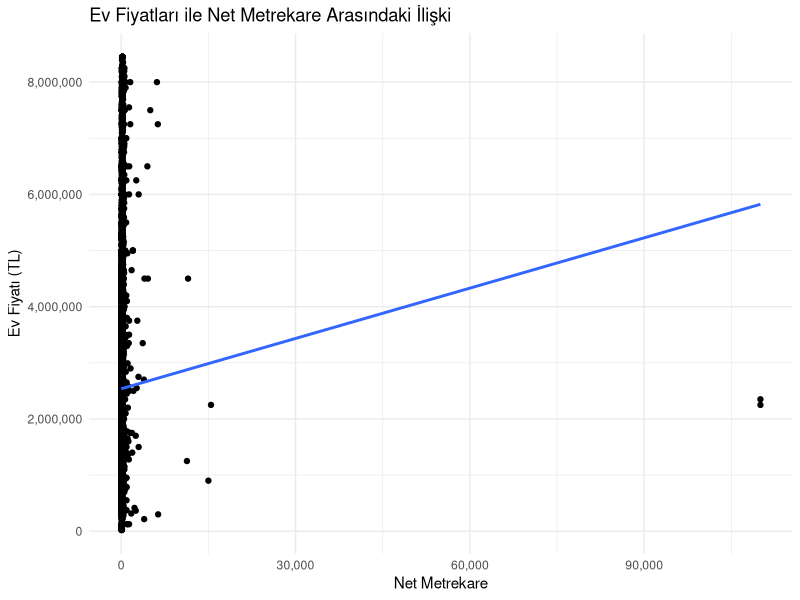
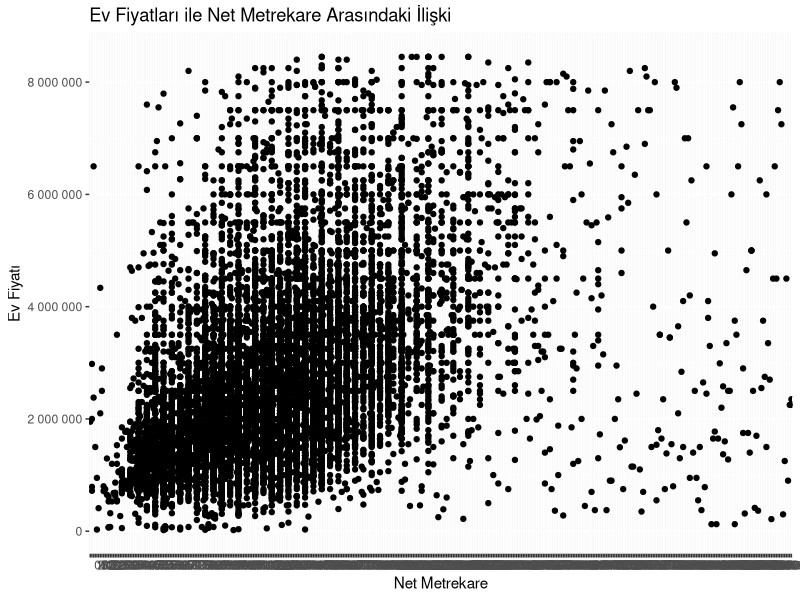
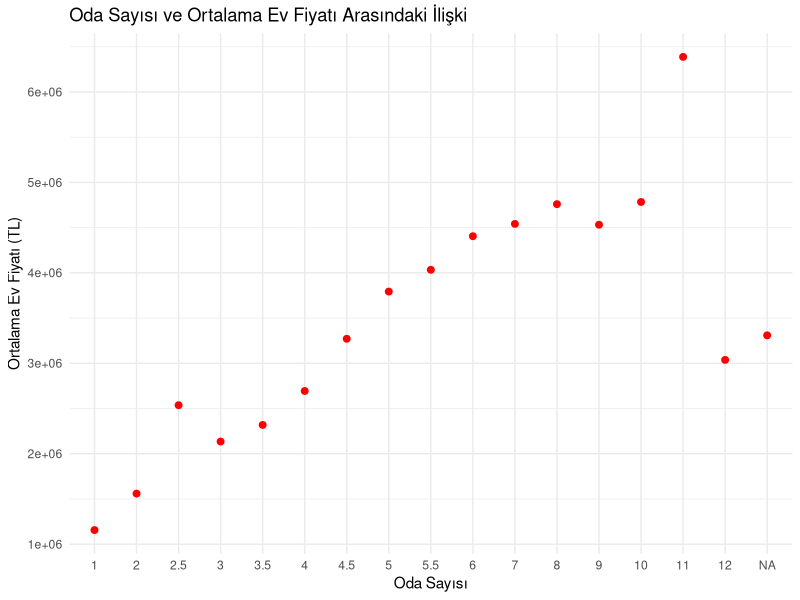
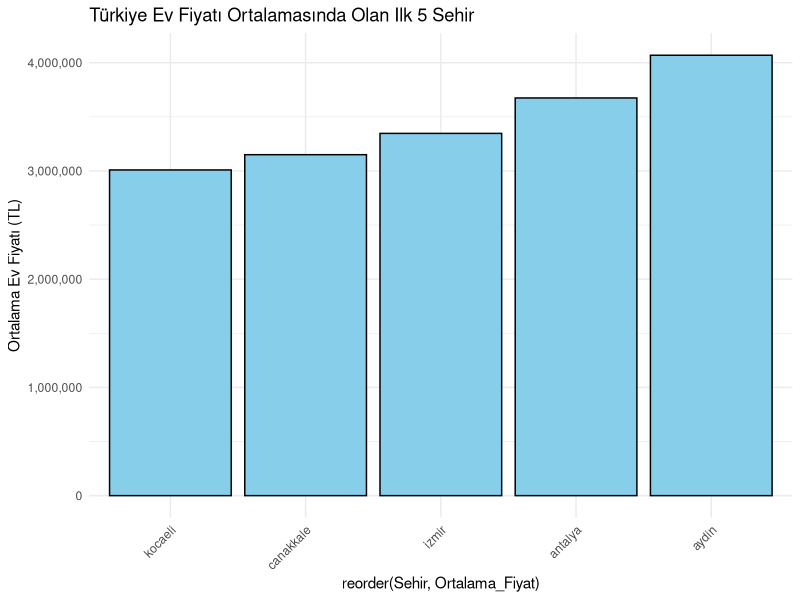
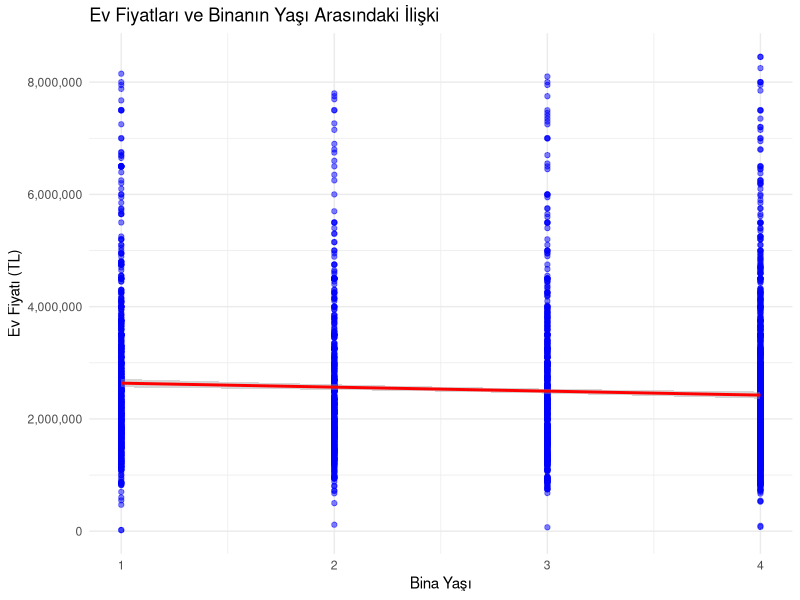

R code for these plots, in order:
## ---- chunk 1

library(readxl)
library(dplyr)
library(ggplot2)
library(scales)  # Sayı formatlamayı sağlamak için

# Veri setini okuma
veri <- read_excel("data/home_price_converted.xlsx")


# NA değerlerini medyan ile dolduralım (Net_Metrekare ve Fiyat sütunları)
veri_cleaned <- veri %>%
  mutate(
    Fiyat = ifelse(is.na(Fiyat), median(Fiyat, na.rm = TRUE), Fiyat),
    Net_Metrekare = ifelse(is.na(Net_Metrekare), median(Net_Metrekare, na.rm = TRUE), Net_Metrekare)
  )


# Ev fiyatlarındaki aykırı değerleri kaldırma
veri_cleaned <- veri_cleaned %>%
  filter(Fiyat < quantile(Fiyat, 0.95))


# Ev fiyatları ile net metrekare arasındaki ilişki
ggplot(veri_cleaned, aes(x = Net_Metrekare, y = Fiyat)) +
  geom_point() +
  geom_smooth(method = "lm", se = FALSE) +
  scale_y_continuous(labels = scales::comma_format()) +  # Ev fiyatını düzgün formatla (binlerce ayraçlı)
  scale_x_continuous(labels = scales::comma_format()) +  # Metrekareyi de düzgün formatla
  labs(
    title = "Ev Fiyatları ile Net Metrekare Arasındaki İlişki",
    x = "Net Metrekare",
    y = "Ev Fiyatı (TL)"
  ) +
  theme_minimal()  # Temiz tema


# Ev fiyatlarının bilimsel notasyon yerine normal sayılarla gösterilmesi
veri_cleaned$Fiyat <- format(veri_cleaned$Fiyat, scientific = FALSE)

# Net metrekareyi de düzenleyelim
veri_cleaned$Net_Metrekare <- format(veri_cleaned$Net_Metrekare, scientific = FALSE)

# Ev fiyatları ile net metrekare arasındaki ilişkiyi çizme
ggplot(veri_cleaned, aes(x = Net_Metrekare, y = as.numeric(Fiyat))) +  # Fiyatı sayıya çeviriyoruz
  geom_point() +
  geom_smooth(method = "lm", se = FALSE) +
  labs(title = "Ev Fiyatları ile Net Metrekare Arasındaki İlişki", x = "Net Metrekare", y = "Ev Fiyatı") +
  scale_y_continuous(labels = label_number(scale = 1, suffix = ""))  # Binlik ayırıcı ekler


## ---- chunk 2

options(warn = -1)


# Oda Sayısı ve Fiyat sütunlarındaki NA değerlerini ortalama ile dolduralım
veri_cleaned$Oda_Says <- as.numeric(veri_cleaned$Oda_Sayisi)  # Sayısal formata dönüştür
veri_cleaned$Fiyat <- as.numeric(veri_cleaned$Fiyat)  # Fiyatı sayısal yapalım

# Hatalı NA değerlerini medyan ile dolduralım
veri_cleaned$Oda_Says[is.na(veri_cleaned$Oda_Sayisi)] <- median(veri_cleaned$Oda_Says, na.rm = TRUE)
veri_cleaned$Fiyat[is.na(veri_cleaned$Fiyat)] <- median(veri_cleaned$Fiyat, na.rm = TRUE)

# Oda Sayısına göre ortalama ev fiyatlarını hesaplayalım
veri_ortalama <- veri_cleaned %>%
  group_by(Oda_Sayisi) %>%
  summarise(Ortalama_Fiyat = mean(Fiyat, na.rm = TRUE))

# Çizgi grafiği tekrar çizelim
ggplot(veri_ortalama, aes(x = factor(Oda_Sayisi), y = Ortalama_Fiyat)) + 
  geom_line(color = "blue", size = 1) +  # Çizgi
  geom_point(color = "red", size = 2) +  # Noktalar
  labs(
    title = "Oda Sayısı ve Ortalama Ev Fiyatı Arasındaki İlişki",
    x = "Oda Sayısı",
    y = "Ortalama Ev Fiyatı (TL)"
  ) +
  theme_minimal()


## ---- chunk 3
# Ortalama ev fiyatını şehir bazında hesaplayalım
veri_sehir <- veri_cleaned %>%
  group_by(Sehir) %>%  # Burada doğru kolon ismini kullanıyoruz
  summarise(Ortalama_Fiyat = mean(Fiyat, na.rm = TRUE)) %>%
  arrange(desc(Ortalama_Fiyat))  # Fiyatı azalan sıraya göre sıralayalım

# En yüksek 5 şehri seçelim
veri_sehir_top5 <- head(veri_sehir, 5)

# Fiyatları tam sayıya çeviriyoruz
veri_sehir_top5$Ortalama_Fiyat <- round(veri_sehir_top5$Ortalama_Fiyat)

# Grafik
ggplot(veri_sehir_top5, aes(x = reorder(Sehir, Ortalama_Fiyat), y = Ortalama_Fiyat)) +
  geom_bar(stat = "identity", fill = "skyblue", color = "black") +
  labs(
    title = "Türkiye Ev Fiyatı Ortalamasında Olan Ilk 5 Sehir",
    y = "Ortalama Ev Fiyatı (TL)"
  ) +
  theme_minimal() +
  theme(axis.text.x = element_text(angle = 45, hjust = 1)) +  # X ekseni etiketlerini döndürdük
  scale_y_continuous(labels = scales::comma)  # Fiyatları virgüllü formatta göster


## ---- chunk 4

# Binanın yaşını sayısal verilere dönüştürme (Eğer kategorikse)
veri_cleaned$Binanin_Yasi <- as.numeric(veri_cleaned$Binanin_Yasi)

# Ev fiyatları ile binanın yaşı arasındaki ilişkiyi inceleyelim
ggplot(veri_cleaned, aes(x = Binanin_Yasi, y = Fiyat)) +
  geom_point(color = "blue", alpha = 0.5) +  # Dağılım noktalarını çiz
  geom_smooth(method = "lm", color = "red") +  # Eğri çizelim
  labs(
    title = "Ev Fiyatları ve Binanın Yaşı Arasındaki İlişki",
    x = "Bina Yaşı",
    y = "Ev Fiyatı (TL)"
  ) +
  theme_minimal() +
  scale_y_continuous(labels = scales::comma)  # Fiyatları virgüllü formatta göster


## ---- chunk 5





